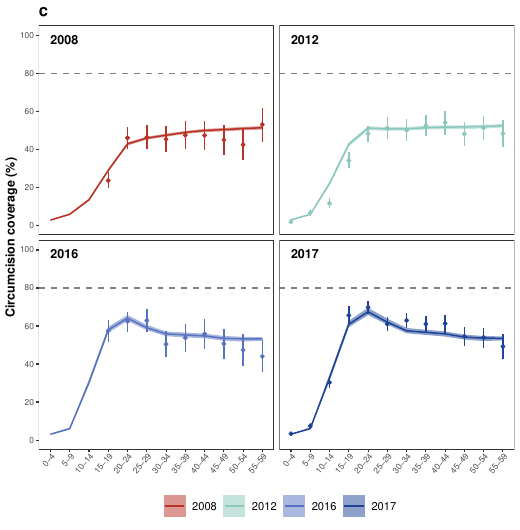

Generate this figure with R:
#####################
### Preliminaries ###
#####################
# Clearing Workspace
rm(list = ls())

# Set working directory
setwd('~/Dropbox/Github/zaf-circumcision-rates/Documents/nature-comms-rev2/Figures/paper')

# Loading source code 
source('../src/0_Source.R')
require(ggridges)

################################################
### Preparing location/shapefile information ###
################################################
# Loading shapefiles 
area_hierarchy <- read.csv("../src/zaf_area_hierarchy.csv")
area_boundaries <- read_sf("../src/zaf_area_boundaries.geojson")

# Adding a unique identifier within Admin code and merging to boundaries
area_hierarchy <- area_hierarchy %>% 
  group_by(area_level) %>% 
  dplyr::mutate(space = seq(dplyr::n())) %>%
  ungroup()

# Adding a unique identifier within Admin code and merging to boundaries
area_boundaries <- area_hierarchy %>% 
  group_by(area_level) %>% 
  dplyr::mutate(space = seq(dplyr::n())) %>% 
  left_join(x =  area_boundaries,
            by = 'area_id') %>%
  ungroup()

##########################
### Reading in results ###
##########################
# Reading in model results by age group
results_agegroup1 <- read_csv('../src/Results_AgeGroup_Probability.csv')
results_agegroup2 <- read_csv('../src/Results_AgeGroup_Incidence.csv')
results_agegroup3 <- read_csv('../src/Results_AgeGroup_Prevalence.csv')
results_agegroup <- rbind(results_agegroup1, results_agegroup2, results_agegroup3)
rm(results_agegroup1, results_agegroup2, results_agegroup3)
results_agegroup <- results_agegroup %>%
  subset(age_group %in% c(  '0-4',   '5-9', '10-14', '15-19', '20-24', '25-29', 
                            '30-34', '35-39', '40-44', '45-49', '50-54', '55-59') & 
           type %in% c('Circumcision coverage (MC)') & 
           year %in% c(2008, 2012, 2016, 2017) & 
           model == 'With program data')


# Getting relevant columns 
results_agegroup <- results_agegroup[,c('area_id','area_name', 'area_level', 'age_group', 
                                        'model', 'type','year','mean', 'lower', 'upper')]
results_agegroup$age_group <- factor(results_agegroup$age_group, 
                                     levels = c(  '0-4',   '5-9', '10-14', '15-19', '20-24', '25-29', 
                                                  '30-34', '35-39', '40-44', '45-49', '50-54', '55-59'))

##############################
### Reading in survey data ###
##############################
# Read in results 
results_survey <- read.csv("../src/zaf-survey-circumcision-coverage.csv") %>%
  filter(age_group%in% c('Y000_004', 'Y005_009', 'Y010_014', 'Y015_019', 'Y020_024', 'Y025_029',
                         'Y030_034', 'Y035_039', 'Y040_044', 'Y045_049', 'Y050_054', 'Y055_059') & 
           year >= 2005 & 
           indicator %in% c("circumcised"))

# Relabelling
results_survey$age_group[which(results_survey$age_group == 'Y000_004')] <- '0-4'
results_survey$age_group[which(results_survey$age_group == 'Y005_009')] <- '5-9'
results_survey$age_group[which(results_survey$age_group == 'Y010_014')] <- '10-14'
results_survey$age_group[which(results_survey$age_group == 'Y015_019')] <- '15-19'
results_survey$age_group[which(results_survey$age_group == 'Y020_024')] <- '20-24'
results_survey$age_group[which(results_survey$age_group == 'Y025_029')] <- '25-29'
results_survey$age_group[which(results_survey$age_group == 'Y030_034')] <- '30-34'
results_survey$age_group[which(results_survey$age_group == 'Y035_039')] <- '35-39'
results_survey$age_group[which(results_survey$age_group == 'Y040_044')] <- '40-44'
results_survey$age_group[which(results_survey$age_group == 'Y045_049')] <- '45-49'
results_survey$age_group[which(results_survey$age_group == 'Y050_054')] <- '50-54'
results_survey$age_group[which(results_survey$age_group == 'Y055_059')] <- '55-59'

# Recoding survey data
results_survey <- results_survey %>%
  mutate(type = recode(indicator, "circumcised " = "Circumcision coverage (MC)"))
results_survey$age_group <- factor(results_survey$age_group, 
                                   levels = c(  '0-4',   '5-9', '10-14', '15-19', '20-24', '25-29', 
                                                '30-34', '35-39', '40-44', '45-49', '50-54', '55-59'))

#######################################
### Plotting results (DMPPT2, total)###
#######################################
# Getting results
tmp1 <- subset(results_agegroup, area_level == 0 & year %in% c(2008:2019))

# Multiplying coverage by 100
tmp1$mean <- 100 * tmp1$mean
tmp1$lower <- 100 * tmp1$lower
tmp1$upper <- 100 * tmp1$upper

# Merging on results to survey data
survey_plot <- results_survey %>%
  semi_join(tmp1, by = "area_id")

# PLotting 
fig1cp <-
  ggplot(tmp1,
         aes(x = age_group,
             y = mean,
             ymin = lower,
             ymax = upper,
             group = as.factor(year),
             fill = as.factor(year),
             colour = as.factor(year))) + 
  # Adding target line to prevalence
  geom_hline(yintercept = 80,
             linewidth = 0.5,
             linetype = 'dashed',
             colour = 'grey50') +
  # Lines of coverage
  geom_ribbon(colour = NA, alpha = 0.5) + 
  geom_line(linewidth = 0.5) + 
  geom_point(aes(x = age_group, y = 100 * estimate,
                 group = as.factor(year),
                 colour = as.factor(year)),
             data = survey_plot,   
             size = 1.0,
             inherit.aes = FALSE,
             show.legend = FALSE) +
  geom_linerange(aes(x = age_group, ymin = 100 * ci_lower, ymax = 100 * ci_upper,
                     group = as.factor(year),
                     colour = as.factor(year)),
                 data = survey_plot,             
                 inherit.aes = FALSE,
                 show.legend = FALSE) +
  geom_text(aes(x = "0-4", y = 100, label = year),
            data = distinct(tmp1, year),
            hjust = 0, vjust = 1,
            size = 3.0,
            fontface = "bold",
            inherit.aes = FALSE) +
  # Setting for the axes
  scale_y_continuous(breaks = scales::pretty_breaks(5), limits = c(0, 100)) + 
  # Colour palette
  scale_fill_manual(values = MetBrewer::met.brewer('Nizami', 4)) +
  scale_colour_manual(values = MetBrewer::met.brewer('Nizami', 4)) +
  labs(x = NULL,
       y = 'Circumcision coverage (%)',
       colour = NULL,
       fill = NULL,
       title = 'c') + 
  # Facet wrap
  facet_wrap(. ~ year) + 
  # Minimal theme
  theme_bw(8) +  
  # Extra options on the plot 
  theme(axis.text = element_text(size = 8),
        axis.text.x = element_text(size = rel(0.8), angle = 50, hjust = 1, vjust = 1.1),
        axis.text.y = element_text(size = rel(0.8)),
        strip.text = element_text(size = 9, face = "bold"),
        panel.grid = element_blank(), 
        strip.text.x = element_blank(), 
        plot.title = element_text(hjust = 0, size = rel(1.5), face = 'bold'), 
        strip.background = element_blank(),
        legend.text = element_text(size = 8),
        axis.title = element_text(size = 9, face = 'bold'),
        strip.placement = 'outside',
        legend.position = 'bottom')+ 
  guides(color=guide_legend(ncol=2))

# Saving plot 
ggsave("Figure1c.pdf", width = 5.2, height = 5.3, units = "in")
ggsave("Figure1c.png", width = 5.2, height = 5.3, units = "in")
ggsave("Figure1c.eps", width = 5.2, height = 5.3, units = "in", device = cairo_ps)
save(fig1cp, file = "Figure1c.RData")



